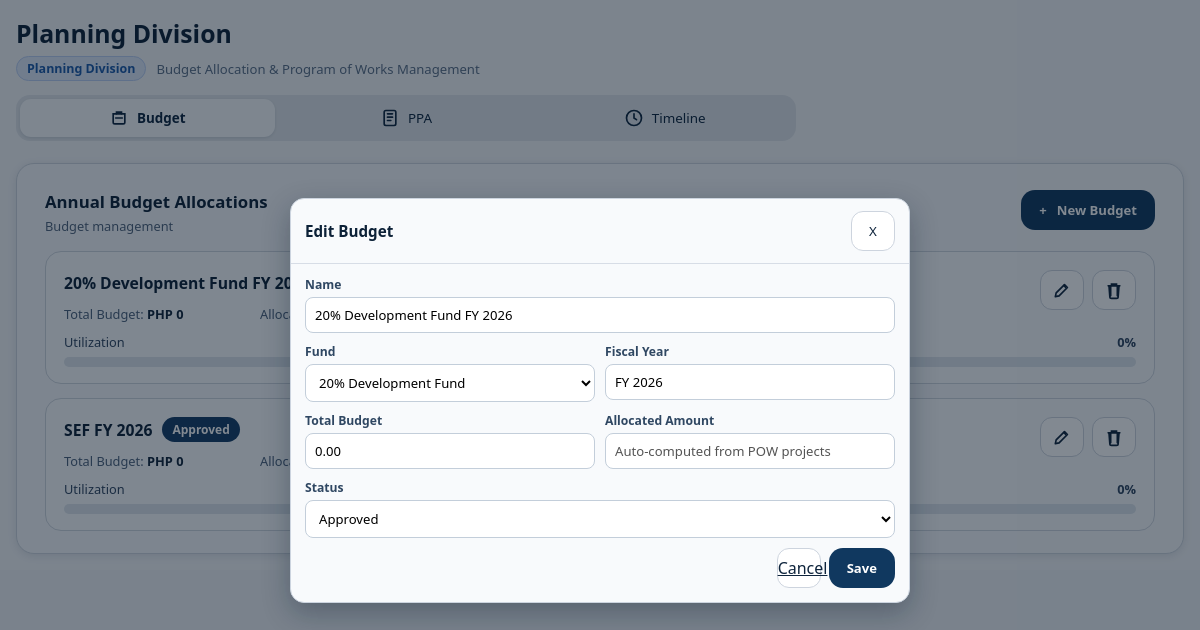
/planning-division/dashboard/?tab=budget&edit_budget=1 (signed in), run on the app's committed database.
### main/models.py (models this page shows, shortened)
class PlanningBudget(models.Model):
    FUND_20_DEV = "20-development-fund"
    FUND_SEF = "sef-fund"
    FUND_CHOICES = [
        (FUND_20_DEV, "20% Development Fund"),
        (FUND_SEF, "SEF"),
    ]
    STATUS_APPROVED = "approved"
    STATUS_FOR_REVIEW = "for_review"
    STATUS_CHOICES = [
        (STATUS_APPROVED, "Approved"),
        (STATUS_FOR_REVIEW, "For Review"),
    ]
    name = models.CharField(max_length=255)
    fund = models.CharField(max_length=40, choices=FUND_CHOICES, default=FUND_20_DEV)
    total_budget = models.DecimalField(max_digits=14, decimal_places=2, default=0)
    allocated_amount = models.DecimalField(max_digits=14, decimal_places=2, default=0)
    status = models.CharField(max_length=20, choices=STATUS_CHOICES, default=STATUS_APPROVED)
    fiscal_year = models.CharField(max_length=20, default="FY 2026")
    created_at = models.DateTimeField(auto_now_add=True)
    class Meta:
        ordering = ["id"]
    @property
    def allocated_value(self):
        return getattr(self, "computed_allocated", self.allocated_amount or 0)
    @property
    def remaining_amount(self):
        return (self.total_budget or 0) - self.allocated_value
    @property
    def utilization_percent(self):
        if not self.total_budget:
            return 0
        try:
            return max(0, min(100, (self.allocated_value / self.total_budget) * 100))
        except Exception:
            return 0

### main/views.py (the view, shortened to what this page needs)
# urls.py: path("planning-division/dashboard/", views.planning_div_dashboard, name="planning_div_dashboard"),
@login_required
@xframe_options_sameorigin
def planning_div_dashboard(request):
    active_tab = request.GET.get("tab", "budget")
    if active_tab not in {"budget", "ppa", "timeline"}:
        active_tab = "budget"
    selected_fund = request.GET.get("fund", "").strip()
    if not _table_exists(PlanningBudget) or not _table_exists(PlanningProject):
        context = _planning_fallback_context(active_tab=active_tab, selected_fund=selected_fund)
        return render(request, "Planning Division/planning_Div.html", context)
    budgets = list(PlanningBudget.objects.all())
    projects = PlanningProject.objects.all()
    show_budget_modal = False
    editing_budget = None
    show_project_modal = False
    project_form = PlanningProjectForm(initial={"fund": selected_fund or PlanningBudget.FUND_20_DEV})
    edit_budget_id = request.GET.get("edit_budget")
    if edit_budget_id:
        editing_budget = PlanningBudget.objects.filter(id=edit_budget_id).first()
        if editing_budget:
            show_budget_modal = True
    ppa_search = request.GET.get("q", "").strip()
    ppa_status = request.GET.get("status", "").strip()
    ppa_fund = request.GET.get("fund_filter", selected_fund).strip()
    if request.method == "POST":
        action = request.POST.get("action", "").strip()
        if action == "delete_budget":
            delete_id = request.POST.get("delete_id")
            if delete_id:
                PlanningBudget.objects.filter(id=delete_id).delete()
            return redirect(f"{request.path}?tab=budget")
        if action == "create_budget":
            budget_form = PlanningBudgetForm(request.POST)
            show_budget_modal = True
            editing_budget = None
            if budget_form.is_valid():
                budget_form.save()
                return redirect(f"{request.path}?tab=budget")
        elif action == "update_budget":
            budget_id = request.POST.get("budget_id")
            editing_budget = PlanningBudget.objects.filter(id=budget_id).first()
            budget_form = PlanningBudgetForm(request.POST, instance=editing_budget)
            show_budget_modal = True
            if budget_form.is_valid():
                budget_form.save()
                return redirect(f"{request.path}?tab=budget")
        elif action == "create_project":
            project_form = PlanningProjectForm(request.POST)
            show_project_modal = True
            if project_form.is_valid():
                project = project_form.save()
                return redirect(
                    f"{request.path}?tab=ppa&fund={project.fund}"
                )
            budget_form = PlanningBudgetForm(instance=editing_budget) if editing_budget else PlanningBudgetForm()
        elif action == "delete_project":
            project_id = request.POST.get("project_id")
            if project_id:
                PlanningProject.objects.filter(id=project_id).delete()
            return redirect(f"{request.path}?tab=ppa&fund={selected_fund or ''}")
        else:
            budget_form = PlanningBudgetForm(instance=editing_budget) if editing_budget else PlanningBudgetForm()
    else:
        budget_form = PlanningBudgetForm(instance=editing_budget) if editing_budget else PlanningBudgetForm()
    project_totals = {key: Decimal("0") for key, _ in PlanningBudget.FUND_CHOICES}
    for project in projects:
        project_totals[project.fund] = project_totals.get(project.fund, Decimal("0")) + (project.budget_amount or 0)
    for budget in budgets:
        budget.computed_allocated = project_totals.get(budget.fund, Decimal("0"))
    total_allocated = sum((b.allocated_value for b in budgets), Decimal("0"))
    total_remaining = sum((b.remaining_amount for b in budgets), Decimal("0"))
    ppa_projects = projects
    if ppa_search:
        ppa_projects = ppa_projects.filter(project_title__icontains=ppa_search)
    if ppa_status:
        ppa_projects = ppa_projects.filter(status=ppa_status)
    if ppa_fund:
        ppa_projects = ppa_projects.filter(fund=ppa_fund)
    ppa_total = projects.count()
    ppa_approved = projects.filter(status=PlanningProject.STATUS_APPROVED).count()
    ppa_for_review = projects.filter(status=PlanningProject.STATUS_FOR_REVIEW).count()
    ppa_total_cost = sum((p.budget_amount for p in projects), Decimal("0"))
    context = {
        "active_tab": active_tab,
        "selected_fund": selected_fund,
        "budgets": budgets,
        "budget_form": budget_form,
        "show_budget_modal": show_budget_modal,
        "editing_budget": editing_budget,
        "project_form": project_form,
        "show_project_modal": show_project_modal,
        "ppa_projects": ppa_projects,
        "ppa_search": ppa_search,
        "ppa_status": ppa_status,
        "ppa_fund": ppa_fund,
        "ppa_total": ppa_total,
        "ppa_approved": ppa_approved,
        "ppa_for_review": ppa_for_review,
        "ppa_total_cost": ppa_total_cost,
        "project_status_choices": PlanningProject.STATUS_CHOICES,
        "fund_choices": PlanningBudget.FUND_CHOICES,
        "total_budgets": len(budgets),
        "total_allocated": total_allocated,
        "total_remaining": total_remaining,
    }
    return render(request, "Planning Division/planning_Div.html", context)

### main/forms.py (shortened to what this page needs)
class PlanningBudgetForm(forms.ModelForm):
    class Meta:
        model = PlanningBudget
        fields = ["name", "fund", "fiscal_year", "total_budget", "status"]
        widgets = {
            "name": forms.TextInput(attrs={"placeholder": "e.g., 20% Development Fund FY 2026"}),
            "fund": forms.Select(),
            "fiscal_year": forms.TextInput(attrs={"placeholder": "e.g., FY 2026"}),
            "total_budget": forms.NumberInput(attrs={"step": "0.01", "min": "0"}),
            "status": forms.Select(),
        }

class PlanningProjectForm(forms.ModelForm):
    class Meta:
        model = PlanningProject
        fields = ["project_title", "fund", "budget_amount", "status"]
        widgets = {
            "project_title": forms.TextInput(attrs={"placeholder": "e.g., Road Improvement Program"}),
            "fund": forms.Select(),
            "budget_amount": forms.NumberInput(attrs={"step": "0.01", "min": "0"}),
            "status": forms.Select(),
        }

### main/views.py (called while the page is built)
def _table_exists(model):
    table_name = model._meta.db_table
    try:
        return table_name in connection.introspection.table_names()
    except Exception:
        return False

### main/templates/Planning Division/planning_Div.html (shortened to what this page needs)
{% load static %}
<!DOCTYPE html>
<html lang="en">
<head>
    <link rel="stylesheet" href="{% static 'CSS/styles.css' %}">
</head>
<body{% if request.GET.embedded %} class="embedded-maintenance-view"{% endif %}>
    <div class="layout">
        <div class="content">
            <main class="main">
                <div class="title-wrap">
                    <h2>Planning Division</h2>
                    <div class="title-sub">
                        <span class="division-chip">Planning Division</span>
                        <span>Budget Allocation &amp; Program of Works Management</span>
                    </div>
                </div>
                <section class="section-tabs">
                    <a class="section-tab {% if active_tab == 'budget' %}active{% endif %}" href="{% url 'planning_div_dashboard' %}?tab=budget">
                        <svg viewBox="0 0 24 24" fill="none"><path d="M5 7h14v10a2 2 0 0 1-2 2H7a2 2 0 0 1-2-2V7Z" stroke="currentColor" stroke-width="2"/><path d="M9 7V5h6v2M8 12h8" stroke="currentColor" stroke-width="2" stroke-linecap="round"/></svg>
                        Budget
                    </a>
                    <a class="section-tab {% if active_tab == 'ppa' %}active{% endif %}" href="{% url 'planning_div_dashboard' %}?tab=ppa{% if selected_fund %}&fund={{ selected_fund }}{% endif %}">
                        <svg viewBox="0 0 24 24" fill="none"><rect x="5" y="3" width="14" height="18" rx="2" stroke="currentColor" stroke-width="2"/><path d="M9 7h6M9 11h6M9 15h4" stroke="currentColor" stroke-width="2" stroke-linecap="round"/></svg>
                        PPA
                    </a>
                    <a class="section-tab {% if active_tab == 'timeline' %}active{% endif %}" href="{% url 'planning_div_dashboard' %}?tab=timeline">
                        <svg viewBox="0 0 24 24" fill="none"><circle cx="12" cy="12" r="9" stroke="currentColor" stroke-width="2"/><path d="M12 7v5l3 2" stroke="currentColor" stroke-width="2" stroke-linecap="round"/></svg>
                        Timeline
                    </a>
                </section>
                {% if active_tab == "budget" %}
                <section class="budget-panel">
                    <div class="panel-head">
                        <div>
                            <h3>Annual Budget Allocations</h3>
                            <p>Budget management</p>
                        </div>
                        <button class="new-budget" type="button" id="openBudgetModal">
                            <span>+</span>
                            <span>New Budget</span>
                        </button>
                    </div>
                    {% for budget in budgets %}
                    <article class="budget-item">
                        <div class="item-top">
                            <div>
                                <div class="title-line">
                                    <h4><a href="{% url 'planning_div_dashboard' %}?tab=ppa&fund={{ budget.fund }}">{{ budget.name }}</a></h4>
                                    <span class="status">{{ budget.get_status_display }}</span>
                                </div>
                                <div class="meta">
                                    <div>Total Budget: <strong>PHP {{ budget.total_budget|floatformat:0 }}</strong></div>
                                    <div>Allocated: <strong>PHP {{ budget.allocated_value|floatformat:0 }}</strong></div>
                                    <div>Remaining: <strong class="ok">PHP {{ budget.remaining_amount|floatformat:0 }}</strong></div>
                                </div>
                            </div>
                            <div class="icon-actions">
                                <a class="icon-btn" href="{% url 'planning_div_dashboard' %}?tab=budget&edit_budget={{ budget.id }}" aria-label="Edit">
                                    <svg viewBox="0 0 24 24" fill="none"><path d="m4 20 4.5-1 10-10-3.5-3.5-10 10L4 20Z" stroke="currentColor" stroke-width="2" stroke-linejoin="round"/><path d="m13.5 6 3.5 3.5" stroke="currentColor" stroke-width="2"/></svg>
                                </a>
                                <form method="post">
                                    <button class="icon-btn" type="submit" aria-label="Delete">
                                        <svg viewBox="0 0 24 24" fill="none"><path d="M5 7h14M9 7V5h6v2M8 7v12m8-12v12M6 7l1 13a2 2 0 0 0 2 2h6a2 2 0 0 0 2-2l1-13" stroke="currentColor" stroke-width="2" stroke-linecap="round"/></svg>
                                    </button>
                                </form>
                            </div>
                        </div>
                        <div class="util-row">
                            <span>Utilization</span>
                            <strong>{{ budget.utilization_percent|floatformat:0 }}%</strong>
                        </div>
                    </article>
                    {% empty %}
                    <article class="budget-item">
                        <div class="meta">No budget records yet.</div>
                    </article>
                    {% endfor %}
                </section>
                {% endif %}
            </main>
        </div>
    </div>
    <div class="modal {% if show_budget_modal %}show{% endif %}" id="budgetModal">
        <div class="modal-card">
            <div class="modal-head">
                <h3>{% if editing_budget %}Edit Budget{% else %}New Budget{% endif %}</h3>
                <button class="icon-btn" type="button" id="closeBudgetModal" aria-label="Close">X</button>
            </div>
            <div class="modal-body">
                <form method="post">
                    <div class="budget-form-grid">
                        <div class="form-field full"><label>Name</label>{{ budget_form.name }}</div>
                        <div class="form-field"><label>Fund</label>{{ budget_form.fund }}</div>
                        <div class="form-field"><label>Fiscal Year</label>{{ budget_form.fiscal_year }}</div>
                        <div class="form-field"><label>Total Budget</label>{{ budget_form.total_budget }}</div>
                        <div class="form-field"><label>Allocated Amount</label><input type="text" value="Auto-computed from POW projects" disabled></div>
                        <div class="form-field full"><label>Status</label>{{ budget_form.status }}</div>
                    </div>
                    <div class="modal-actions">
                        <a class="icon-btn" href="{% url 'planning_div_dashboard' %}?tab=budget" aria-label="Cancel">Cancel</a>
                        <button class="new-budget" type="submit">{% if editing_budget %}Save{% else %}Create Budget{% endif %}</button>
                    </div>
                </form>
            </div>
        </div>
    </div>
</body>
</html>

### data on the page
PlanningBudget: name "20% Development Fund FY 2026", total_budget "0", utilization_percent "0", fund "20% Development Fund", fiscal_year "FY 2026", total_budget "0.00", status "Approved"
PlanningBudget: name "SEF FY 2026", status "Approved", total_budget "0", utilization_percent "0"
